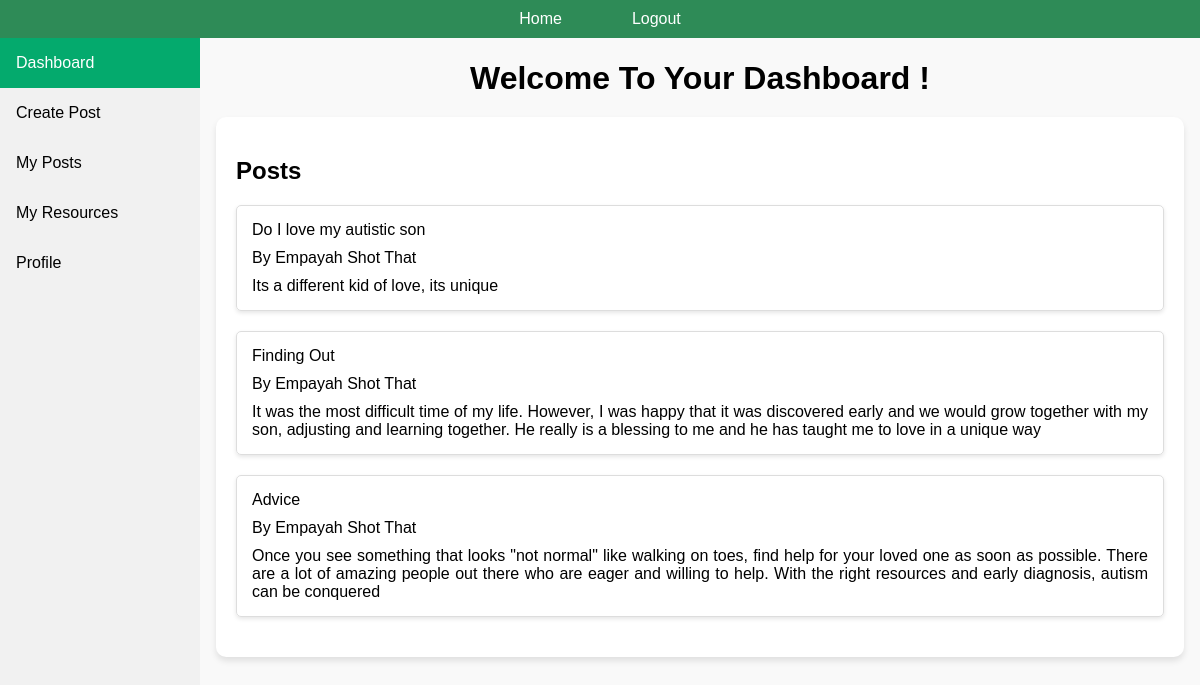
Page /dashboard (signed in) on the committed database.
### api/models.py (models this page shows, shortened)
class Post(db.Model):
	id = db.Column(db.Integer, primary_key=True)
	user_id = db.Column(db.Integer, db.ForeignKey('user.id'), nullable=False)
	content = db.Column(db.Text, nullable=False)
	title = db.Column(db.String(200), nullable=False)
	user = db.relationship('User', back_populates='posts')

class User(db.Model):
	__tablename__ = 'user'
	id = db.Column(db.Integer, primary_key=True)
	username = db.Column(db.String(150), nullable=False, unique=True)
	email = db.Column(db.String(150), nullable=False, unique=True)
	password = db.Column(db.String(150), nullable=False)
	city = db.Column(db.String(80), nullable=False)
	image_file = db.Column(db.String(20), nullable=False, default='default.jpg')
	posts = db.relationship('Post', back_populates='user', lazy='dynamic')
	resource = db.relationship('Resource', secondary=user_resource_association, back_populates='user')

### app.py (the view)
	@app.route('/dashboard')
	def dashboard():
		user_id = session.get('user_id')  # Get the user_id from the session
		username = session.get('username')
		email = session.get('email')
		if 'user_id' not in session:
			return redirect(url_for('login'))
		user = User.query.get(user_id)
		all_posts = Post.query.all()
		if not user:
			return redirect(url_for('login'))
		return render_template("dashboard.html", user=user, posts=all_posts)

### templates/dashboard.html (shortened to what this page needs)
<!DOCTYPE html>
<html lang="en">
<head>
    <link rel="stylesheet" href="{{ url_for('static', filename='css/dashboard.css') }}">
</head>
<body>
	<header>
    <nav>
		<ul>
        	<li> <a href="/">Home</a> </li>
        	<li> <a href="/logout">Logout</a> </li>
		</ul>
    </nav>
	</header>
	{% include 'sidebar.html' %}
    <div class="dashboard-container">
        <h1>Welcome To Your Dashboard {{ session['username'] }}!</h1>
        <div class="main-content">
			<h2>Posts</h2>
				{% for post in posts %}
					<div class='post'
                    <h3> {{post.title }} </h3>
                    <p>By {{post.user.username}} </p>
                    <p>{{post.content }} </p>
					</div>
                {% endfor %}
        </div>
    </div>
</body>
</html>

### templates/sidebar.html
<div class="sidebar">
    <a href="/dashboard" class="{{ 'active' if request.path == '/dashboard' else '' }}">Dashboard</a>
    <a href="/create_post" class="{{ 'active' if request.path == '/create_post' else '' }}">Create Post</a>
    <a href="/my_posts" class="{{ 'active' if request.path == '/my_posts' else '' }}">My Posts</a>
    <a href="/my_resources" class="{{ 'active' if request.path == '/my_resources' else '' }}">My Resources</a>
    <a href="/profile" class="{{ 'active' if request.path == '/profile' else '' }}">Profile</a>
</div>

### static/css/dashboard.css (style rules this page uses)
body { font-family: Arial, sans-serif; background-color: #f9f9f9; margin: 0; padding: 0; }
header nav { width: 100%; background-color: seagreen; padding: 10px 0; }
header nav ul { list-style: none; display: flex; justify-content: center; padding: 0; margin: 0; }
header nav ul li { margin: 0 15px; }
header nav ul li a { color: white; text-decoration: none; padding: 10px 20px; border-radius: 5px; transition: background-color 0.2s; }
.sidebar { margin: 0; padding: 0; width: 200px; background-color: #f1f1f1; position: fixed; height: 100%; overflow: auto; }
.sidebar a { display: block; color: black; padding: 16px; text-decoration: none; }
.sidebar a.active { background-color: #04AA6D; color: white; }
div.dashboard-container { margin-left: 200px; padding: 1px 16px; height: 1000px; }
h1 { text-align: center; margin-bottom: 20px; }
.main-content { background-color: white; padding: 20px; border-radius: 10px; box-shadow: 0 4px 6px rgba(0, 0, 0, 0.1); }
.post { margin-bottom: 20px; padding: 15px; border: 1px solid #ddd; border-radius: 5px; box-shadow: 0 2px 4px rgba(0, 0, 0, 0.1); text-align: justify; }
.post p { margin: 10px 0 0; }

### rows in the picture
Post: title "Do I love my autistic son", user.username "Empayah Shot That", content "Its a different kid of love, its unique"
Post: title "Finding Out", user.username "Empayah Shot That", content "It was the most difficult time of my life. However, I was happy that it was discovered early and we would grow together with my son, adjusting and learning together. He really is a blessing to me and he has taught me to love in a unique way"
Post: title "Advice", user.username "Empayah Shot That", content "Once you see something that looks \"not normal\" like walking on toes, find help for your loved one as soon as possible. There are a lot of amazing people out there who are eager and willing to help. With the right resources and early diagnosis, autism can be conquered"
